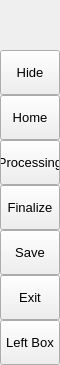
        <widget class="QFrame" name="leftMenuBg">
         <property name="minimumSize">
          <size>
           <width>60</width>
           <height>0</height>
          </size>
         </property>
         <property name="maximumSize">
          <size>
           <width>60</width>
           <height>16777215</height>
          </size>
         </property>
         <property name="frameShape">
          <enum>QFrame::NoFrame</enum>
         </property>
         <property name="frameShadow">
          <enum>QFrame::Raised</enum>
         </property>
         <layout class="QVBoxLayout" name="verticalLayout_3">
          <property name="spacing">
           <number>0</number>
          </property>
          <property name="leftMargin">
           <number>0</number>
          </property>
          <property name="topMargin">
           <number>0</number>
          </property>
          <property name="rightMargin">
           <number>0</number>
          </property>
          <property name="bottomMargin">
           <number>0</number>
          </property>
          <item>
           <widget class="QFrame" name="topLogoInfo">
            <property name="minimumSize">
             <size>
              <width>0</width>
              <height>50</height>
             </size>
            </property>
            <property name="maximumSize">
             <size>
              <width>16777215</width>
              <height>50</height>
             </size>
            </property>
            <property name="frameShape">
             <enum>QFrame::NoFrame</enum>
            </property>
            <property name="frameShadow">
             <enum>QFrame::Raised</enum>
            </property>
            <widget class="QFrame" name="topLogo">
             <property name="geometry">
              <rect>
               <x>10</x>
               <y>5</y>
               <width>42</width>
               <height>42</height>
              </rect>
             </property>
             <property name="minimumSize">
              <size>
               <width>42</width>
               <height>42</height>
              </size>
             </property>
             <property name="maximumSize">
              <size>
               <width>42</width>
               <height>42</height>
              </size>
             </property>
             <property name="frameShape">
              <enum>QFrame::NoFrame</enum>
             </property>
             <property name="frameShadow">
              <enum>QFrame::Raised</enum>
             </property>
            </widget>
            <widget class="QLabel" name="titleLeftApp">
             <property name="geometry">
              <rect>
               <x>70</x>
               <y>8</y>
               <width>160</width>
               <height>20</height>
              </rect>
             </property>
             <property name="font">
              <font>
               <family>Segoe UI Semibold</family>
               <pointsize>12</pointsize>
               <italic>false</italic>
               <bold>false</bold>
              </font>
             </property>
             <property name="text">
              <string>ATG</string>
             </property>
             <property name="alignment">
              <set>Qt::AlignLeading|Qt::AlignLeft|Qt::AlignTop</set>
             </property>
            </widget>
            <widget class="QLabel" name="titleLeftDescription">
             <property name="geometry">
              <rect>
               <x>70</x>
               <y>27</y>
               <width>160</width>
               <height>16</height>
              </rect>
             </property>
             <property name="maximumSize">
              <size>
               <width>16777215</width>
               <height>16</height>
              </size>
             </property>
             <property name="font">
              <font>
               <family>Segoe UI</family>
               <pointsize>8</pointsize>
               <italic>false</italic>
               <bold>false</bold>
              </font>
             </property>
             <property name="text">
              <string>For Developers</string>
             </property>
             <property name="alignment">
              <set>Qt::AlignLeading|Qt::AlignLeft|Qt::AlignTop</set>
             </property>
            </widget>
           </widget>
          </item>
          <item>
           <widget class="QFrame" name="leftMenuFrame">
            <property name="frameShape">
             <enum>QFrame::NoFrame</enum>
            </property>
            <property name="frameShadow">
             <enum>QFrame::Raised</enum>
            </property>
            <layout class="QVBoxLayout" name="verticalMenuLayout">
             <property name="spacing">
              <number>0</number>
             </property>
             <property name="leftMargin">
              <number>0</number>
             </property>
             <property name="topMargin">
              <number>0</number>
             </property>
             <property name="rightMargin">
              <number>0</number>
             </property>
             <property name="bottomMargin">
              <number>0</number>
             </property>
             <item>
              <widget class="QFrame" name="toggleBox">
               <property name="maximumSize">
                <size>
                 <width>16777215</width>
                 <height>45</height>
                </size>
               </property>
               <property name="frameShape">
                <enum>QFrame::NoFrame</enum>
               </property>
               <property name="frameShadow">
                <enum>QFrame::Raised</enum>
               </property>
               <layout class="QVBoxLayout" name="verticalLayout_4">
                <property name="spacing">
                 <number>0</number>
                </property>
                <property name="leftMargin">
                 <number>0</number>
                </property>
                <property name="topMargin">
                 <number>0</number>
                </property>
                <property name="rightMargin">
                 <number>0</number>
                </property>
                <property name="bottomMargin">
                 <number>0</number>
                </property>
                <item>
                 <widget class="QPushButton" name="toggleButton">
                  <property name="sizePolicy">
                   <sizepolicy hsizetype="Expanding" vsizetype="Fixed">
                    <horstretch>0</horstretch>
                    <verstretch>0</verstretch>
                   </sizepolicy>
                  </property>
                  <property name="minimumSize">
                   <size>
                    <width>0</width>
                    <height>45</height>
                   </size>
                  </property>
                  <property name="font">
                   <font>
                    <family>Segoe UI</family>
                    <pointsize>10</pointsize>
                    <italic>false</italic>
                    <bold>false</bold>
                   </font>
                  </property>
                  <property name="cursor">
                   <cursorShape>PointingHandCursor</cursorShape>
                  </property>
                  <property name="layoutDirection">
                   <enum>Qt::LeftToRight</enum>
                  </property>
                  <property name="styleSheet">
                   <string notr="true">background-image: url(:/icons/images/icons/icon_menu.png);</string>
                  </property>
                  <property name="text">
                   <string>Hide</string>
                  </property>
                 </widget>
                </item>
               </layout>
              </widget>
             </item>
             <item alignment="Qt::AlignTop">
              <widget class="QFrame" name="topMenu">
               <property name="frameShape">
                <enum>QFrame::NoFrame</enum>
               </property>
               <property name="frameShadow">
                <enum>QFrame::Raised</enum>
               </property>
               <layout class="QVBoxLayout" name="verticalLayout_8">
                <property name="spacing">
                 <number>0</number>
                </property>
                <property name="leftMargin">
                 <number>0</number>
                </property>
                <property name="topMargin">
                 <number>0</number>
                </property>
                <property name="rightMargin">
                 <number>0</number>
                </property>
                <property name="bottomMargin">
                 <number>0</number>
                </property>
                <item>
                 <widget class="QPushButton" name="btn_home">
                  <property name="sizePolicy">
                   <sizepolicy hsizetype="Expanding" vsizetype="Fixed">
                    <horstretch>0</horstretch>
                    <verstretch>0</verstretch>
                   </sizepolicy>
                  </property>
                  <property name="minimumSize">
                   <size>
                    <width>0</width>
                    <height>45</height>
                   </size>
                  </property>
                  <property name="font">
                   <font>
                    <family>Segoe UI</family>
                    <pointsize>10</pointsize>
                    <italic>false</italic>
                    <bold>false</bold>
                   </font>
                  </property>
                  <property name="cursor">
                   <cursorShape>PointingHandCursor</cursorShape>
                  </property>
                  <property name="layoutDirection">
                   <enum>Qt::LeftToRight</enum>
                  </property>
                  <property name="styleSheet">
                   <string notr="true">background-image: url(:/icons/images/icons/cil-home.png);</string>
                  </property>
                  <property name="text">
                   <string>Home</string>
                  </property>
                 </widget>
                </item>
                <item>
                 <widget class="QPushButton" name="btn_processing">
                  <property name="sizePolicy">
                   <sizepolicy hsizetype="Expanding" vsizetype="Fixed">
                    <horstretch>0</horstretch>
                    <verstretch>0</verstretch>
                   </sizepolicy>
                  </property>
                  <property name="minimumSize">
                   <size>
                    <width>0</width>
                    <height>45</height>
                   </size>
                  </property>
                  <property name="font">
                   <font>
                    <family>Segoe UI</family>
                    <pointsize>10</pointsize>
                    <italic>false</italic>
                    <bold>false</bold>
                   </font>
                  </property>
                  <property name="cursor">
                   <cursorShape>PointingHandCursor</cursorShape>
                  </property>
                  <property name="layoutDirection">
                   <enum>Qt::LeftToRight</enum>
                  </property>
                  <property name="styleSheet">
                   <string notr="true">background-image: url(:/icons/images/icons/cil-layers.png);</string>
                  </property>
                  <property name="text">
                   <string>Processing</string>
                  </property>
                 </widget>
                </item>
                <item>
                 <widget class="QPushButton" name="btn_output">
                  <property name="sizePolicy">
                   <sizepolicy hsizetype="Expanding" vsizetype="Fixed">
                    <horstretch>0</horstretch>
                    <verstretch>0</verstretch>
                   </sizepolicy>
                  </property>
                  <property name="minimumSize">
                   <size>
                    <width>0</width>
                    <height>45</height>
                   </size>
                  </property>
                  <property name="font">
                   <font>
                    <family>Segoe UI</family>
                    <pointsize>10</pointsize>
                    <italic>false</italic>
                    <bold>false</bold>
                   </font>
                  </property>
                  <property name="cursor">
                   <cursorShape>PointingHandCursor</cursorShape>
                  </property>
                  <property name="layoutDirection">
                   <enum>Qt::LeftToRight</enum>
                  </property>
                  <property name="styleSheet">
                   <string notr="true">background-image: url(:/icons/images/icons/cil-file.png);</string>
                  </property>
                  <property name="text">
                   <string>Finalize</string>
                  </property>
                 </widget>
                </item>
                <item>
                 <widget class="QPushButton" name="btn_save">
                  <property name="sizePolicy">
                   <sizepolicy hsizetype="Expanding" vsizetype="Fixed">
                    <horstretch>0</horstretch>
                    <verstretch>0</verstretch>
                   </sizepolicy>
                  </property>
                  <property name="minimumSize">
                   <size>
                    <width>0</width>
                    <height>45</height>
                   </size>
                  </property>
                  <property name="font">
                   <font>
                    <family>Segoe UI</family>
                    <pointsize>10</pointsize>
                    <italic>false</italic>
                    <bold>false</bold>
                   </font>
                  </property>
                  <property name="cursor">
                   <cursorShape>PointingHandCursor</cursorShape>
                  </property>
                  <property name="layoutDirection">
                   <enum>Qt::LeftToRight</enum>
                  </property>
                  <property name="styleSheet">
                   <string notr="true">background-image: url(:/icons/images/icons/cil-save.png)</string>
                  </property>
                  <property name="text">
                   <string>Save</string>
                  </property>
                 </widget>
                </item>
                <item>
                 <widget class="QPushButton" name="btn_exit">
                  <property name="sizePolicy">
                   <sizepolicy hsizetype="Expanding" vsizetype="Fixed">
                    <horstretch>0</horstretch>
                    <verstretch>0</verstretch>
                   </sizepolicy>
                  </property>
                  <property name="minimumSize">
                   <size>
                    <width>0</width>
                    <height>45</height>
                   </size>
                  </property>
                  <property name="font">
                   <font>
                    <family>Segoe UI</family>
                    <pointsize>10</pointsize>
                    <italic>false</italic>
                    <bold>false</bold>
                   </font>
                  </property>
                  <property name="cursor">
                   <cursorShape>PointingHandCursor</cursorShape>
                  </property>
                  <property name="layoutDirection">
                   <enum>Qt::LeftToRight</enum>
                  </property>
                  <property name="styleSheet">
                   <string notr="true">background-image: url(:/icons/images/icons/cil-x.png);</string>
                  </property>
                  <property name="text">
                   <string>Exit</string>
                  </property>
                 </widget>
                </item>
               </layout>
              </widget>
             </item>
             <item alignment="Qt::AlignBottom">
              <widget class="QFrame" name="bottomMenu">
               <property name="frameShape">
                <enum>QFrame::NoFrame</enum>
               </property>
               <property name="frameShadow">
                <enum>QFrame::Raised</enum>
               </property>
               <layout class="QVBoxLayout" name="verticalLayout_9">
                <property name="spacing">
                 <number>0</number>
                </property>
                <property name="leftMargin">
                 <number>0</number>
                </property>
                <property name="topMargin">
                 <number>0</number>
                </property>
                <property name="rightMargin">
                 <number>0</number>
                </property>
                <property name="bottomMargin">
                 <number>0</number>
                </property>
                <item>
                 <widget class="QPushButton" name="toggleLeftBox">
                  <property name="sizePolicy">
                   <sizepolicy hsizetype="Expanding" vsizetype="Fixed">
                    <horstretch>0</horstretch>
                    <verstretch>0</verstretch>
                   </sizepolicy>
                  </property>
                  <property name="minimumSize">
                   <size>
                    <width>0</width>
                    <height>45</height>
                   </size>
                  </property>
                  <property name="font">
                   <font>
                    <family>Segoe UI</family>
                    <pointsize>10</pointsize>
                    <italic>false</italic>
                    <bold>false</bold>
                   </font>
                  </property>
                  <property name="cursor">
                   <cursorShape>PointingHandCursor</cursorShape>
                  </property>
                  <property name="layoutDirection">
                   <enum>Qt::LeftToRight</enum>
                  </property>
                  <property name="styleSheet">
                   <string notr="true">background-image: url(:/icons/images/icons/icon_settings.png);</string>
                  </property>
                  <property name="text">
                   <string>Left Box</string>
                  </property>
                 </widget>
                </item>
               </layout>
              </widget>
             </item>
            </layout>
           </widget>
          </item>
         </layout>
        </widget>
